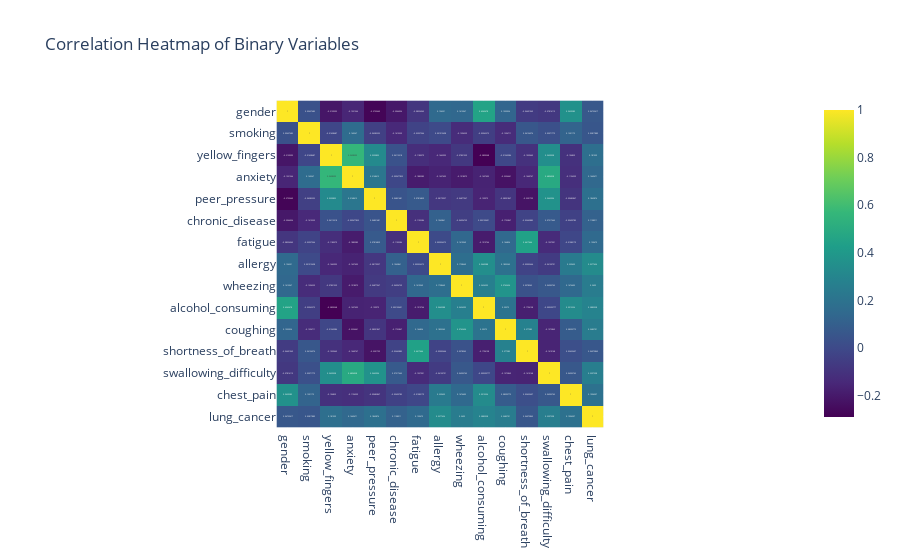
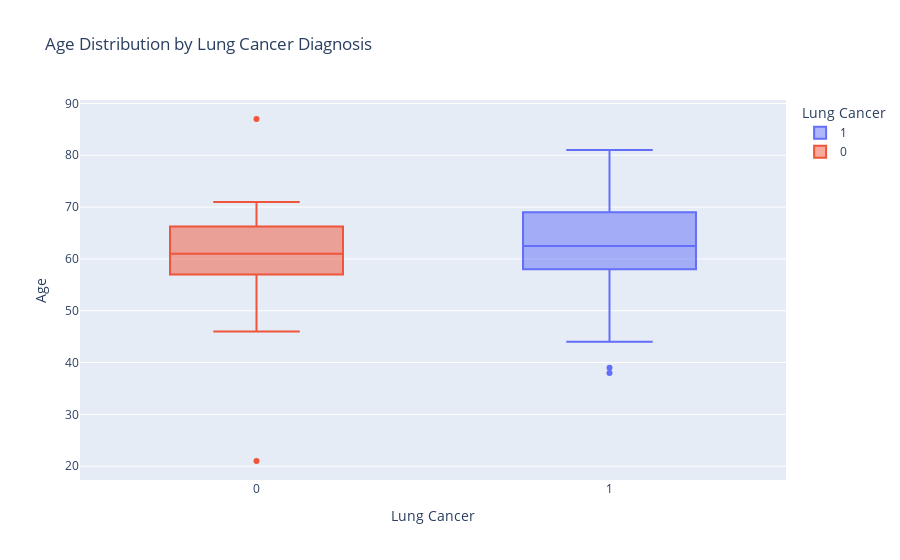

Notebook cell for these charts, in order:
### Code cell
# Conteo y porcentaje + entropía
eda_summary = []

for col in binary_cols:
    counts = df[col].value_counts()
    percentages = df[col].value_counts(normalize=True) * 100
    probs = df[col].value_counts(normalize=True).values
    entropy = -np.sum(probs * np.log2(probs + 1e-9))
    
    eda_summary.append({
        'Variable': col,
        '0_count': counts.get(0, 0),
        '1_count': counts.get(1, 0),
        '0_percent': percentages.get(0, 0),
        '1_percent': percentages.get(1, 0),
        'Entropy': entropy
    })

eda_df = pd.DataFrame(eda_summary).sort_values('Entropy', ascending=False)
display(eda_df)

# Heatmap de correlación entre variables binarias
corr = df[binary_cols].corr()
fig_corr = px.imshow(corr,
                     text_auto=True,
                     color_continuous_scale='Viridis',
                     title='Correlation Heatmap of Binary Variables')
fig_corr.show()

# Comparación de edad vs. variable objetivo
fig_age = px.box(df, x='lung_cancer', y='age',
                 color='lung_cancer',
                 labels={'lung_cancer': 'Lung Cancer', 'age': 'Age'},
                 title='Age Distribution by Lung Cancer Diagnosis')
fig_age.show()

### Figure 1 — Plotly figure (JSON) as saved in the notebook; plotly's stock layout.template omitted (floating-point values rounded to 4 significant figures; data arrays with more than 128 entries replaced by an {"elided": "..."} marker saying what was removed)
{"data": [{"coloraxis": "coloraxis", "hovertemplate": "x: %{x}<br>y: %{y}<br>color: %{z}<extra></extra>", "name": "0", "texttemplate": "%{z}", "type": "heatmap", "x": ["gender", "smoking", "yellow_fingers", "anxiety", "peer_pressure", "chronic_disease", "fatigue", "allergy", "wheezing", "alcohol_consuming", "coughing", "shortness_of_breath", "swallowing_difficulty", "chest_pain", "lung_cancer"], "xaxis": "x", "y": ["gender", "smoking", "yellow_fingers", "anxiety", "peer_pressure", "chronic_disease", "fatigue", "allergy", "wheezing", "alcohol_consuming", "coughing", "shortness_of_breath", "swallowing_difficulty", "chest_pain", "lung_cancer"], "yaxis": "y", "z": {"elided": "15x15 float values"}}], "layout": {"coloraxis": {"colorscale": [[0, "#440154"], [0.1111, "#482878"], [0.2222, "#3e4989"], [0.3333, "#31688e"], [0.4444, "#26828e"], [0.5556, "#1f9e89"], [0.6667, "#35b779"], [0.7778, "#6ece58"], [0.8889, "#b5de2b"], [1, "#fde725"]]}, "title": {"text": "Correlation Heatmap of Binary Variables"}, "xaxis": {"anchor": "y", "constrain": "domain", "domain": [0, 1], "scaleanchor": "y"}, "yaxis": {"anchor": "x", "autorange": "reversed", "constrain": "domain", "domain": [0, 1]}}}

### Figure 2 — Plotly figure (JSON) as saved in the notebook; plotly's stock layout.template omitted (floating-point values rounded to 4 significant figures; data arrays with more than 128 entries replaced by an {"elided": "..."} marker saying what was removed)
{"data": [{"alignmentgroup": "True", "hovertemplate": "Lung Cancer=%{x}<br>Age=%{y}<extra></extra>", "legendgroup": "1", "marker": {"color": "#636efa"}, "name": "1", "notched": false, "offsetgroup": "1", "orientation": "v", "showlegend": true, "type": "box", "x": {"elided": "270 int values"}, "x0": " ", "xaxis": "x", "y": {"elided": "270 int values"}, "y0": " ", "yaxis": "y"}, {"alignmentgroup": "True", "hovertemplate": "Lung Cancer=%{x}<br>Age=%{y}<extra></extra>", "legendgroup": "0", "marker": {"color": "#EF553B"}, "name": "0", "notched": false, "offsetgroup": "0", "orientation": "v", "showlegend": true, "type": "box", "x": [0, 0, 0, 0, 0, 0, 0, 0, 0, 0, 0, 0, 0, 0, 0, 0, 0, 0, 0, 0, 0, 0, 0, 0, 0, 0, 0, 0, 0, 0, 0, 0, 0, 0, 0, 0, 0, 0, 0], "x0": " ", "xaxis": "x", "y": [59, 63, 63, 68, 60, 69, 61, 21, 69, 55, 57, 56, 59, 56, 60, 60, 58, 63, 69, 64, 47, 57, 68, 57, 71, 63, 62, 61, 59, 68, 67, 55, 70, 64, 87, 59, 55, 46, 63], "y0": " ", "yaxis": "y"}], "layout": {"boxmode": "overlay", "legend": {"title": {"text": "Lung Cancer"}, "tracegroupgap": 0}, "title": {"text": "Age Distribution by Lung Cancer Diagnosis"}, "xaxis": {"anchor": "y", "categoryarray": [1, 0], "categoryorder": "array", "domain": [0, 1], "title": {"text": "Lung Cancer"}}, "yaxis": {"anchor": "x", "domain": [0, 1], "title": {"text": "Age"}}}}
